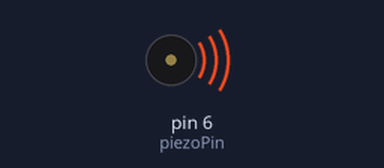
Bench run of a sketch on a simulated Arduino Uno, built with avr-gcc and run on an emulated ATmega328P. Parts: buzzer (waves = sounding).

Above: at 0.5 s.
At 6.1 s:
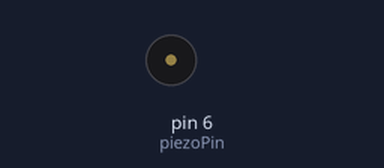
Timing chart, 0 to 8.3 s (numbered marks = the images above):
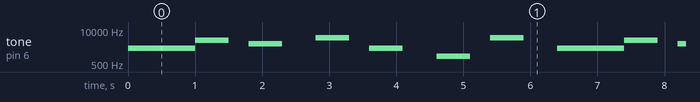

The sketch:

Les3.ino
```cpp
int piezoPin = 6;

void setup() {
  // put your setup code here, to run once:
  pinMode (piezoPin, OUTPUT);

}

void loop() {
  // put your main code here, to run repeatedly:
    tone(piezoPin, 2000, 1500);
    delay(1000);
    tone(piezoPin, 4000, 500);
     delay(800);
       tone(piezoPin, 3000, 500);
     delay(1000);
        tone(piezoPin, 5000, 500);
     delay(800);
        tone(piezoPin, 2000, 500);
     delay(1000);
            tone(piezoPin, 1000, 500);
     delay(800);
            tone(piezoPin, 5000, 500);
     delay(1000);
}
```

Measured:
- by itself, tone on pin 6 (piezoPin): repeats every 6.4 s: 4000 Hz 0.50 s, silent 0.30 s, 3000 Hz 0.50 s, silent 0.50 s, 5000 Hz 0.50 s, silent 0.30 s, 2000 Hz 0.50 s, silent 0.50 s, 1000 Hz 0.50 s, silent 0.30 s, 5000 Hz 0.50 s, silent 0.50 s, 2000 Hz 1.0 s
